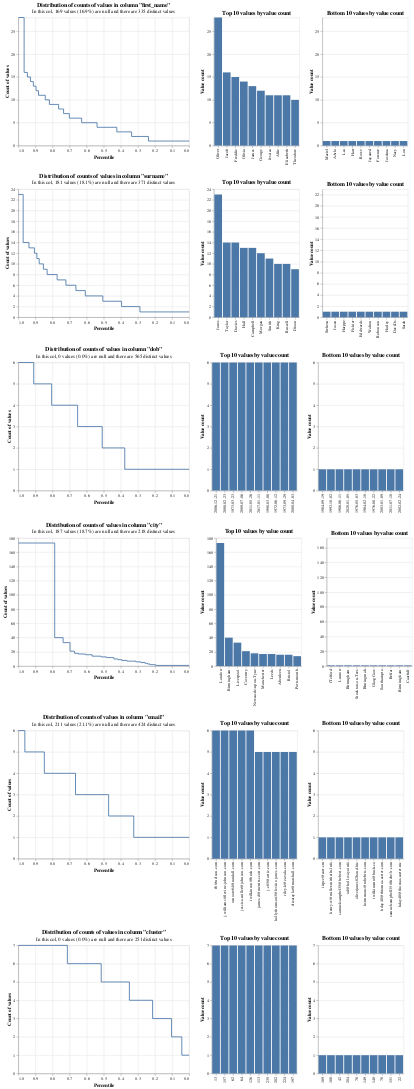

The notebook cell this image was saved under:
### Code cell
profile_columns(con.sql('select * exclude unique_id from fake_data'), db_api)
